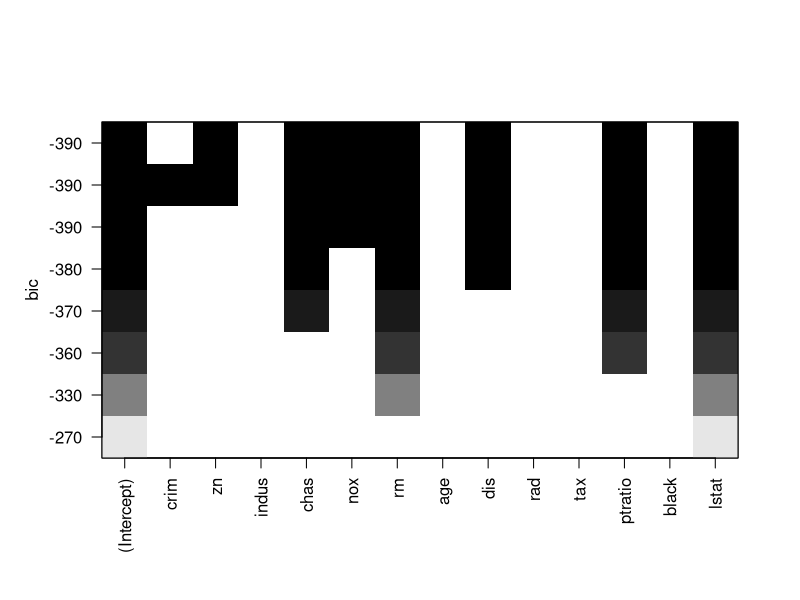

Here is the R script that generated this plot:
## ---- chunk 1
knitr::opts_chunk$set(echo = TRUE)
data("Boston",package = "MASS")

library(caret)
library(arm)
library(leaps)
library(Metrics)

## ---- chunk 2
set.seed(123)
rows<-sample(nrow(Boston[complete.cases(Boston),]), 0.7*nrow(Boston))
trainData <- Boston[rows, ]
testData <- Boston[-rows, ]
## ---- chunk 3

step_model<-step(lm(medv ~ ., data = trainData), trace = F, direction = "both")
display(step_model)

regsubmodel<-regsubsets(medv ~ ., data = trainData, method = "exhaustive", nbest = 1)
plot(regsubmodel)
## ---- chunk 4
set.seed(123)
trainControl <- trainControl(method = "cv", number = 10)
stepmodel<-train(medv ~ crim+zn+chas+nox+rm+dis+rad+tax+ptratio+black+lstat,data=trainData,method="lm",trControl = trainControl)
print(stepmodel)
## ---- chunk 5
set.seed(123)
fullmodel<-train(medv ~ ., data = trainData, method = "lm",trControl = trainControl)
print(fullmodel)
## ---- chunk 6
set.seed(123)
regsub_model<-train(medv~zn+chas+nox+rm+dis+ptratio+lstat,data=trainData,method="lm",trControl = trainControl)
print(regsub_model)
## ---- chunk 7
predictions_stepmodel<-predict(stepmodel, newdata = testData)
predictions_fullmodel<-predict(fullmodel, newdata = testData)
predictions_regsub_model<-predict(regsub_model, newdata = testData)
## ---- chunk 8

results <- data.frame(Model = c("Full model in-sample",
                                "Full model out-of-sample",
                                "Step model in-sample",
                                "Step model out-of-sample",
                                "reg_sub model in sample",
                                "reg_sub model out sample"),
                      RMSE = round(c(rmse(fitted(fullmodel), trainData$medv),
                               rmse(predict(fullmodel, newdata = testData), testData$medv), 
                               rmse(fitted(stepmodel), trainData$medv),
                               rmse(predict(stepmodel, newdata = testData), testData$medv),
                               rmse(fitted(regsub_model), trainData$medv),
                               rmse(predict(regsub_model, newdata = testData), testData$medv)),3),
                      R2 =  round(c(R2(fitted(fullmodel), trainData$medv),
                               R2(predict(fullmodel, newdata = testData), testData$medv), 
                               R2(fitted(stepmodel), trainData$medv),
                               R2(predict(stepmodel, newdata = testData), testData$medv),
                               R2(fitted(regsub_model), trainData$medv),
                               R2(predict(regsub_model, newdata = testData), testData$medv)),3))

results
